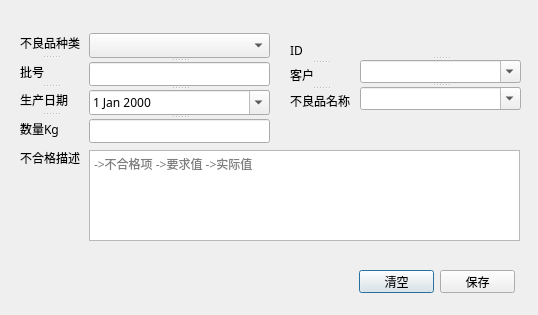
<?xml version="1.0" encoding="UTF-8"?>
<ui version="4.0">
 <class>new_unpass</class>
 <widget class="QDialog" name="new_unpass">
  <property name="geometry">
   <rect>
    <x>0</x>
    <y>0</y>
    <width>538</width>
    <height>315</height>
   </rect>
  </property>
  <property name="font">
   <font>
    <family>微软雅黑</family>
   </font>
  </property>
  <property name="windowTitle">
   <string>不合格品登记</string>
  </property>
  <property name="windowIcon">
   <iconset>
    <normaloff>icons/error.png</normaloff>icons/error.png</iconset>
  </property>
  <widget class="QPushButton" name="btn_clear">
   <property name="geometry">
    <rect>
     <x>359</x>
     <y>270</y>
     <width>75</width>
     <height>23</height>
    </rect>
   </property>
   <property name="text">
    <string>清空</string>
   </property>
   <property name="icon">
    <iconset>
     <normaloff>icons/delete_file_32px.ico</normaloff>icons/delete_file_32px.ico</iconset>
   </property>
  </widget>
  <widget class="QPushButton" name="btn_save_new_unpass">
   <property name="geometry">
    <rect>
     <x>440</x>
     <y>270</y>
     <width>75</width>
     <height>23</height>
    </rect>
   </property>
   <property name="text">
    <string>保存</string>
   </property>
   <property name="icon">
    <iconset>
     <normaloff>icons/Save_32px.ico</normaloff>icons/Save_32px.ico</iconset>
   </property>
  </widget>
  <widget class="QTextEdit" name="new_unpass_desc">
   <property name="geometry">
    <rect>
     <x>89</x>
     <y>150</y>
     <width>431</width>
     <height>91</height>
    </rect>
   </property>
   <property name="sizePolicy">
    <sizepolicy hsizetype="MinimumExpanding" vsizetype="Maximum">
     <horstretch>0</horstretch>
     <verstretch>0</verstretch>
    </sizepolicy>
   </property>
   <property name="placeholderText">
    <string>-&gt;不合格项 -&gt;要求值 -&gt;实际值</string>
   </property>
  </widget>
  <widget class="QLabel" name="label_8">
   <property name="geometry">
    <rect>
     <x>20</x>
     <y>150</y>
     <width>60</width>
     <height>16</height>
    </rect>
   </property>
   <property name="text">
    <string>不合格描述</string>
   </property>
  </widget>
  <widget class="QSplitter" name="splitter">
   <property name="geometry">
    <rect>
     <x>89</x>
     <y>33</y>
     <width>181</width>
     <height>111</height>
    </rect>
   </property>
   <property name="orientation">
    <enum>Qt::Vertical</enum>
   </property>
   <widget class="QComboBox" name="new_unpasstype">
    <property name="sizePolicy">
     <sizepolicy hsizetype="Maximum" vsizetype="Expanding">
      <horstretch>0</horstretch>
      <verstretch>0</verstretch>
     </sizepolicy>
    </property>
   </widget>
   <widget class="QLineEdit" name="new_batch"/>
   <widget class="QDateEdit" name="date_produce">
    <property name="calendarPopup">
     <bool>true</bool>
    </property>
   </widget>
   <widget class="QLineEdit" name="new_unpass_qty"/>
  </widget>
  <widget class="QSplitter" name="splitter_2">
   <property name="geometry">
    <rect>
     <x>20</x>
     <y>30</y>
     <width>61</width>
     <height>111</height>
    </rect>
   </property>
   <property name="orientation">
    <enum>Qt::Vertical</enum>
   </property>
   <widget class="QLabel" name="label">
    <property name="text">
     <string>不良品种类</string>
    </property>
   </widget>
   <widget class="QLabel" name="label_3">
    <property name="text">
     <string>批号</string>
    </property>
   </widget>
   <widget class="QLabel" name="label_4">
    <property name="text">
     <string>生产日期</string>
    </property>
   </widget>
   <widget class="QLabel" name="label_7">
    <property name="text">
     <string>数量Kg</string>
    </property>
    <property name="alignment">
     <set>Qt::AlignLeading|Qt::AlignLeft|Qt::AlignVCenter</set>
    </property>
   </widget>
  </widget>
  <widget class="QSplitter" name="splitter_3">
   <property name="geometry">
    <rect>
     <x>360</x>
     <y>40</y>
     <width>161</width>
     <height>71</height>
    </rect>
   </property>
   <property name="orientation">
    <enum>Qt::Vertical</enum>
   </property>
   <widget class="QLabel" name="new_id">
    <property name="text">
     <string/>
    </property>
   </widget>
   <widget class="QComboBox" name="comb_new_coustom">
    <property name="editable">
     <bool>true</bool>
    </property>
   </widget>
   <widget class="QComboBox" name="comb_new_unpassname">
    <property name="editable">
     <bool>true</bool>
    </property>
   </widget>
  </widget>
  <widget class="QSplitter" name="splitter_4">
   <property name="geometry">
    <rect>
     <x>290</x>
     <y>40</y>
     <width>61</width>
     <height>71</height>
    </rect>
   </property>
   <property name="orientation">
    <enum>Qt::Vertical</enum>
   </property>
   <widget class="QLabel" name="label_6">
    <property name="text">
     <string>ID</string>
    </property>
   </widget>
   <widget class="QLabel" name="label_2">
    <property name="text">
     <string>客户</string>
    </property>
   </widget>
   <widget class="QLabel" name="label_5">
    <property name="text">
     <string>不良品名称</string>
    </property>
   </widget>
  </widget>
 </widget>
 <tabstops>
  <tabstop>new_unpasstype</tabstop>
  <tabstop>new_batch</tabstop>
  <tabstop>date_produce</tabstop>
  <tabstop>new_unpass_qty</tabstop>
  <tabstop>comb_new_coustom</tabstop>
  <tabstop>comb_new_unpassname</tabstop>
  <tabstop>new_unpass_desc</tabstop>
  <tabstop>btn_save_new_unpass</tabstop>
  <tabstop>btn_clear</tabstop>
 </tabstops>
 <resources/>
 <connections/>
</ui>
